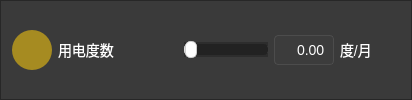
        <widget class="QFrame" name="waterFrame">
         <property name="minimumSize">
          <size>
           <width>0</width>
           <height>50</height>
          </size>
         </property>
         <property name="styleSheet">
          <string notr="true">background-color: rgba(40, 40, 40, 180);</string>
         </property>
         <property name="frameShape">
          <enum>QFrame::StyledPanel</enum>
         </property>
         <property name="frameShadow">
          <enum>QFrame::Raised</enum>
         </property>
         <layout class="QHBoxLayout" name="horizontalLayout_5">
          <item>
           <widget class="QLabel" name="electricityIconLabel">
            <property name="minimumSize">
             <size>
              <width>40</width>
              <height>40</height>
             </size>
            </property>
            <property name="maximumSize">
             <size>
              <width>40</width>
              <height>40</height>
             </size>
            </property>
            <property name="styleSheet">
             <string notr="true">background-color: rgba(241, 196, 15, 150);
border-radius: 20px;
padding: 5px;</string>
            </property>
            <property name="text">
             <string/>
            </property>
            <property name="pixmap">
             <pixmap resource="resource.qrc">:/resource/electricity_bluegreen.png</pixmap>
            </property>
            <property name="scaledContents">
             <bool>true</bool>
            </property>
           </widget>
          </item>
          <item>
           <widget class="QLabel" name="electricityTextLabel">
            <property name="sizePolicy">
             <sizepolicy hsizetype="Fixed" vsizetype="Preferred">
              <horstretch>0</horstretch>
              <verstretch>0</verstretch>
             </sizepolicy>
            </property>
            <property name="minimumSize">
             <size>
              <width>120</width>
              <height>0</height>
             </size>
            </property>
            <property name="styleSheet">
             <string notr="true">background-color: transparent;
color: white;
font-size: 14px;</string>
            </property>
            <property name="text">
             <string>用电度数</string>
            </property>
           </widget>
          </item>
          <item>
           <widget class="QSlider" name="electricitySlider">
            <property name="styleSheet">
             <string notr="true">QSlider {
    margin: 6px 0;
	background:transparent；
}

QSlider::groove:horizontal {
    border: 1px solid #555555;          /* 轨道边框 */
    height: 5px;                        /* 轨道高度 */
    background: #222222;                /* 轨道背景色 */
    margin: 2px 0;                      /* 上下边距 */
    border-radius: 4px;                 /* 轨道圆角 */
}

QSlider::handle:horizontal {
    background: #ffffff;                /* 滑块背景色-白色 */
    border: 1px solid #cccccc;          /* 滑块边框 */
    width: 10px;                        /* 滑块宽度 */
    height: 10px;                       /* 滑块高度 */
    margin: -6px 0;                     /* 滑块超出轨道的部分 */
    border-radius: 5px;                 /* 滑块圆角（半径为宽度的一半，实现圆形） */
}

QSlider::add-page:horizontal {
    background: #222222;                /* 滑块右侧轨道颜色 */
    border-radius: 4px;                 /* 右侧轨道圆角 */
}

QSlider::sub-page:horizontal {
    background: rgb(222, 222, 222);                /* 滑块左侧轨道颜色 */
    border-radius: 4px;                 /* 左侧轨道圆角 */
}</string>
            </property>
            <property name="maximum">
             <number>1000</number>
            </property>
            <property name="orientation">
             <enum>Qt::Horizontal</enum>
            </property>
           </widget>
          </item>
          <item>
           <widget class="QLineEdit" name="electricityValueEdit">
            <property name="minimumSize">
             <size>
              <width>60</width>
              <height>30</height>
             </size>
            </property>
            <property name="maximumSize">
             <size>
              <width>60</width>
              <height>30</height>
             </size>
            </property>
            <property name="styleSheet">
             <string notr="true">background-color: rgba(60, 60, 60, 200);
color: white;
font-size: 14px;
border: 1px solid rgba(80, 80, 80, 200);
border-radius: 4px;
padding: 2px 5px;</string>
            </property>
            <property name="text">
             <string>0.00</string>
            </property>
            <property name="alignment">
             <set>Qt::AlignRight|Qt::AlignTrailing|Qt::AlignVCenter</set>
            </property>
           </widget>
          </item>
          <item>
           <widget class="QLabel" name="electricityUnitLabel">
            <property name="minimumSize">
             <size>
              <width>60</width>
              <height>0</height>
             </size>
            </property>
            <property name="styleSheet">
             <string notr="true">background-color: transparent;
color: white;
font-size: 14px;</string>
            </property>
            <property name="text">
             <string>度/月</string>
            </property>
            <property name="alignment">
             <set>Qt::AlignLeading|Qt::AlignLeft|Qt::AlignVCenter</set>
            </property>
           </widget>
          </item>
         </layout>
        </widget>
